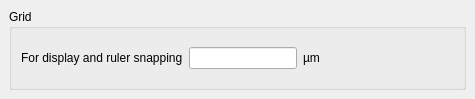
<ui version="4.0" >
 <class>MainConfigPage</class>
 <widget class="QFrame" name="MainConfigPage" >
  <property name="geometry" >
   <rect>
    <x>0</x>
    <y>0</y>
    <width>475</width>
    <height>99</height>
   </rect>
  </property>
  <property name="windowTitle" >
   <string>Settings</string>
  </property>
  <layout class="QVBoxLayout" >
   <property name="margin" >
    <number>9</number>
   </property>
   <property name="spacing" >
    <number>6</number>
   </property>
   <item>
    <widget class="QGroupBox" name="groupBox" >
     <property name="title" >
      <string>Grid</string>
     </property>
     <layout class="QHBoxLayout" >
      <property name="margin" >
       <number>9</number>
      </property>
      <property name="spacing" >
       <number>6</number>
      </property>
      <item>
       <widget class="QLabel" name="textLabel1" >
        <property name="sizePolicy" >
         <sizepolicy>
          <hsizetype>5</hsizetype>
          <vsizetype>5</vsizetype>
          <horstretch>0</horstretch>
          <verstretch>0</verstretch>
         </sizepolicy>
        </property>
        <property name="text" >
         <string>For display and ruler snapping</string>
        </property>
       </widget>
      </item>
      <item>
       <widget class="QLineEdit" name="grid_edit" >
        <property name="sizePolicy" >
         <sizepolicy>
          <hsizetype>5</hsizetype>
          <vsizetype>0</vsizetype>
          <horstretch>0</horstretch>
          <verstretch>0</verstretch>
         </sizepolicy>
        </property>
       </widget>
      </item>
      <item>
       <widget class="QLabel" name="textLabel1_4" >
        <property name="text" >
         <string>µm</string>
        </property>
       </widget>
      </item>
      <item>
       <spacer>
        <property name="orientation" >
         <enum>Qt::Horizontal</enum>
        </property>
        <property name="sizeType" >
         <enum>QSizePolicy::Expanding</enum>
        </property>
        <property name="sizeHint" >
         <size>
          <width>81</width>
          <height>21</height>
         </size>
        </property>
       </spacer>
      </item>
     </layout>
    </widget>
   </item>
  </layout>
 </widget>
 <layoutdefault spacing="6" margin="11" />
 <resources/>
 <connections/>
</ui>
